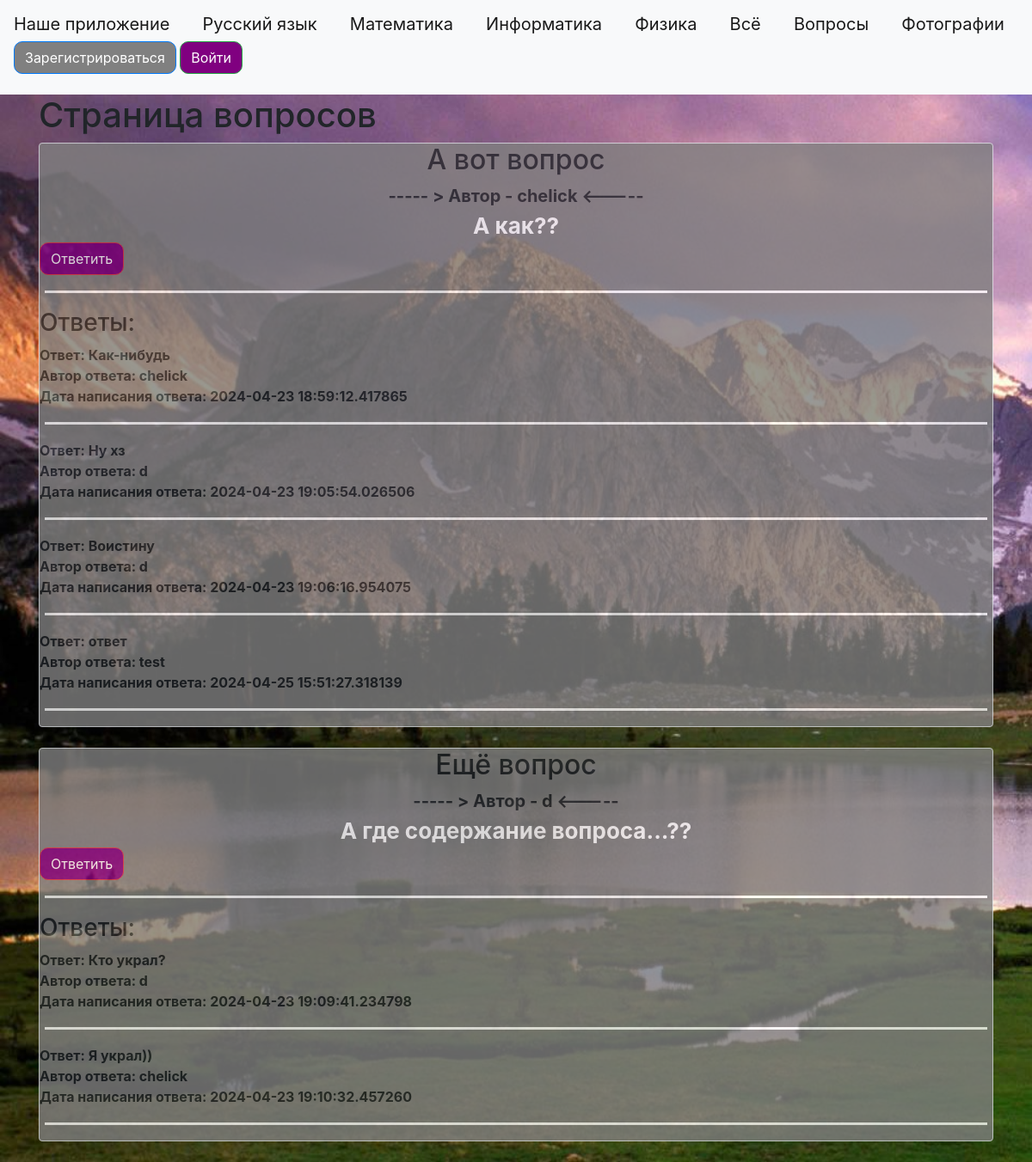
Page /questions.html on the committed database.
### data/news.py (models this page shows)
class News(SqlAlchemyBase):
    __tablename__ = 'news'
    id = sqlalchemy.Column(sqlalchemy.Integer,
                           primary_key=True, autoincrement=True)
    title = sqlalchemy.Column(sqlalchemy.String, nullable=True)
    content = sqlalchemy.Column(sqlalchemy.String, nullable=True)
    created_date = sqlalchemy.Column(sqlalchemy.DateTime,
                                     default=datetime.datetime.now)
    is_question = sqlalchemy.Column(sqlalchemy.Boolean, default=True)
    user_id = sqlalchemy.Column(sqlalchemy.Integer,
                                sqlalchemy.ForeignKey("users.id"))
    user = orm.relationship('User')
    answers = orm.relationship('Answer', back_populates='question', lazy='dynamic')

class Answer(SqlAlchemyBase):
    __tablename__ = 'answers'
    id = sqlalchemy.Column(sqlalchemy.Integer,
                           primary_key=True, autoincrement=True)
    content = sqlalchemy.Column(sqlalchemy.String, nullable=True)
    created_date = sqlalchemy.Column(sqlalchemy.DateTime,
                                     default=datetime.datetime.now)
    user_id = sqlalchemy.Column(sqlalchemy.Integer,
                                sqlalchemy.ForeignKey("users.id"))
    user = orm.relationship('User')
    question_id = sqlalchemy.Column(sqlalchemy.Integer,
                                    sqlalchemy.ForeignKey("news.id"))
    question = orm.relationship('News', back_populates='answers')

### data/users.py (models this page shows, shortened)
class User(SqlAlchemyBase, UserMixin):
    __tablename__ = 'users'
    id = sqlalchemy.Column(sqlalchemy.Integer,
                           primary_key=True, autoincrement=True)
    name = sqlalchemy.Column(sqlalchemy.String, nullable=True)
    about = sqlalchemy.Column(sqlalchemy.String, nullable=True)
    email = sqlalchemy.Column(sqlalchemy.String,
                              index=True, unique=True, nullable=True)
    hashed_password = sqlalchemy.Column(sqlalchemy.String, nullable=True)
    created_date = sqlalchemy.Column(sqlalchemy.DateTime,
                                     default=datetime.datetime.now)
    news = orm.relationship("News", back_populates='user')

### main.py (the view)
@app.route("/questions.html")
def questions():
    db_sess = db_session.create_session()
    news = db_sess.query(News).filter(News.is_question == True)
    return render_template("questions.html", news=news, title='QUESTIONS')

### data/db_session.py (called while the page is built)
def create_session() -> Session:
    global __factory
    return __factory()

### templates/questions.html (shortened to what this page needs)
{% extends "base.html" %}
{% block content %}
<h1>Страница вопросов</h1>
{% for item in news%}
<div class="col-md6 border rounded" style="background-color: gray; opacity: .8;">
    <h2 style="text-align: center;">{{item.title}}</h2>
    <div style="font-size: 20px; text-align: center; font-weight: bold">
        ----- > Автор - {{item.user.name}} <-----
    </div>
    <div style="text-align: center; font-size: 26px; font-weight: bold; color: white;">
        {{item.content}}
    </div>
    {% if item.is_question %}
    <div>
        <a href="/questions_answer/{{ item.id }}" class="btn btn-danger">
            Ответить
        </a>
    </div>
    {% endif %}
    {% if item.answers %}
    <hr style="height: 3px; width: 99%; border: 2px solid grey; background: white;">
    <h3>Ответы:</h3>
    {% for answer in item.answers %}
    <div style="font-weight: bold;">
        Ответ: {{ answer.content }}
        <br>
        Автор ответа: {{ answer.user.name }}
        <br>
        Дата написания ответа: {{ answer.created_date }}
        <hr style="height: 3px; width: 99%; border: 2px solid grey; background: white;">
    </div>
    {% endfor %}
    {% endif %}
</div>
<br>
{% endfor %}
{% endblock %}

### templates/base.html (shortened to what this page needs)
<!doctype html>
<html lang="en">
<head>
    <link rel="stylesheet"
          href="https://stackpath.bootstrapcdn.com/bootstrap/4.4.1/css/bootstrap.min.css"
>
    <link rel="stylesheet" href="static/css/style.css">
</head>
<body style="background-image: url(static/img/backreg.jpg); background-size: cover">
<header>
    <nav class="navbar navbar-light bg-light">
        <a class="navbar-brand" href="index.html">Наше приложение</a>
        <a class="navbar-brand" href="rus.html">Русский язык</a>
        <a class="navbar-brand" href="math.html">Математика</a>
        <a class="navbar-brand" href="ict.html">Информатика</a>
        <a class="navbar-brand" href="phys.html">Физика</a>
        <a class="navbar-brand" href="allnews.html">Всё</a>
        <a class="navbar-brand" href="questions.html">Вопросы</a>
        <a class="navbar-brand" href="photos.html">Фотографии</a>
        {% if current_user.is_authenticated %}
    <a class="navbar-brand" href="/logout">{{ current_user.name }}</a>
{% else %}
    <p>
        <a class="btn btn-primary " href="/register">Зарегистрироваться</a>
        <a class="btn btn-success" href="/login">Войти</a>
    </p>
{% endif %}
    </nav>
</header>
<main role="main" class="container">
    {% block content %}{% endblock %}
</main>
</body>
</html>

### static/css/style.css (style rules this page uses)
.btn { background-color: purple; border-radius: 10px; transition: 0.7s; }
.btn-primary { background-color: grey; }

### rows in the picture
News: title "А вот вопрос", user.name "chelick", content "А как??"
Answer: content "Как-нибудь", user.name "chelick", created_date "2024-04-23 18:59:12.417865"
Answer: content "Ну хз", user.name "d", created_date "2024-04-23 19:05:54.026506"
Answer: content "Воистину", user.name "d", created_date "2024-04-23 19:06:16.954075"
Answer: content "ответ", user.name "test", created_date "2024-04-25 15:51:27.318139"
News: title "Ещё вопрос", user.name "d", content "А где содержание вопроса...??"
Answer: content "Кто украл?", user.name "d", created_date "2024-04-23 19:09:41.234798"
Answer: content "Я украл))", user.name "chelick", created_date "2024-04-23 19:10:32.457260"
